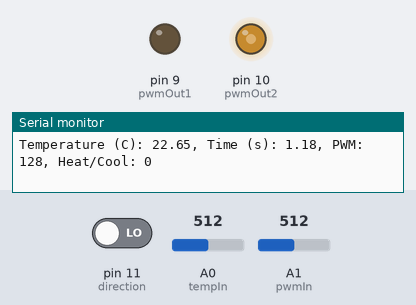
This sketch was run on a simulated Arduino Uno, built with avr-gcc and run on an emulated ATmega328P. Shown: output pins drawn as LEDs (lit = HIGH), the last lines printed to the serial monitor. The test bench sets the inputs (shaded band); at power-on: A1 (pwmIn) = 512, pin 11 (direction) LOW, A0 (tempIn) = 512.

Above: at 1.2 s.
1.3 s: A1 (pwmIn) set to 716
At 3.5 s:
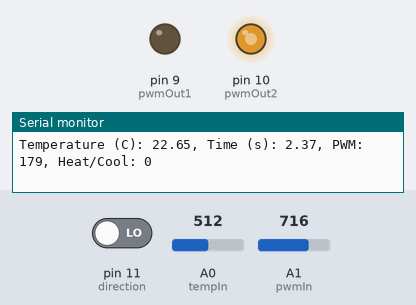
3.8 s: pin 11 (direction) driven HIGH
At 5.5 s:
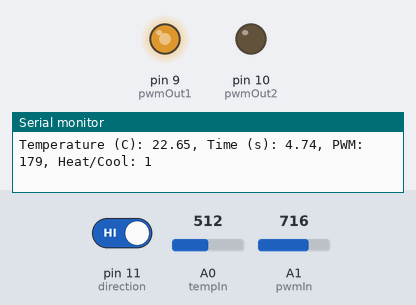
6.2 s: A1 (pwmIn) set to 900
At 7.4 s:
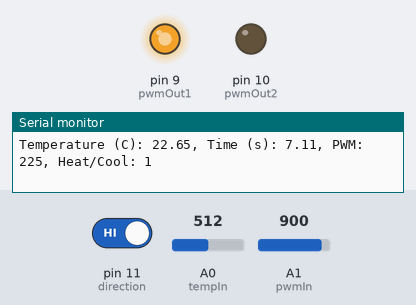
8.6 s: pin 11 (direction) driven LOW
At 10.5 s:
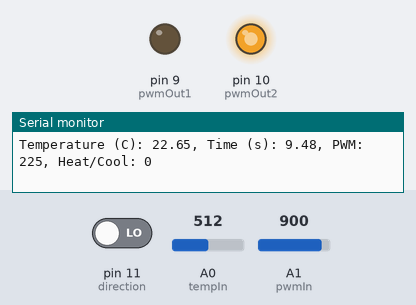
10.9 s: A1 (pwmIn) set to 511
At 12.4 s:
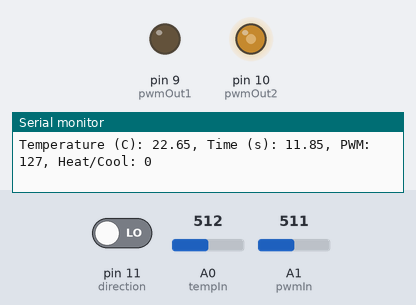
13.3 s: pin 11 (direction) driven HIGH
At 15.6 s:
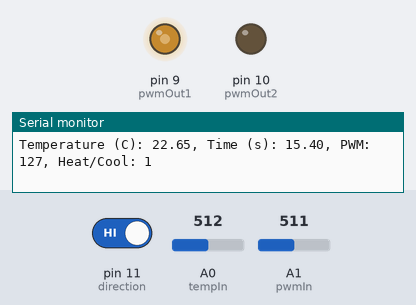
Timing chart, 0 to 16.7 s (numbered marks = the images above; inputs shaded):
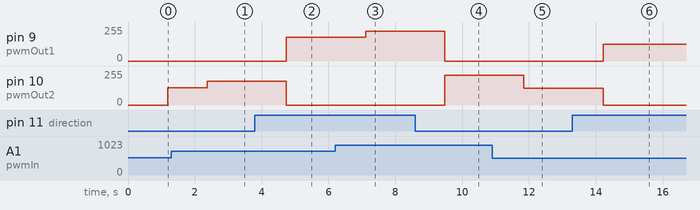

The sketch:

ThermistorTimeSerialOutForMatlab_20230819.ino
```cpp
// Works! August 19, 2023
// All controls for heating and cooling are from Arduino. Matlab displays stripchart.
// Reads voltage into A0 from voltage divider with thermistor as one leg. Averages numMeasurements times.
// Reads voltage into A1 from variable resistor voltage divider to set pwm.
// Reads Heat or Cool command from Arduino pin 11.
// Outputs pwm to pair of pwm pins 9, 10 to heat or cool.

// Thermistor is in leg next to ground and the voltage is read by "tempIn" (pin A0)
// The thermistor is a Epcos, R/T 1008 with R_25 = 2000 ohms. B-parameter equation given in code.
// Outputs temperature (C) and elapsed time (s)
// Example serial line output:
//              Temperature (C): 27.73, Time (s): 645.06

// Matlab reads and plots the results in a stripchart: StripChartTempTimeV3.mlx


const int tempIn = A0;  // Analog input pin from thermistor voltage divider
const int pwmIn = A1;  // Analog input pin from variable resistor for pwm signal
const int numMeasurements = 10000;  // Number of measurements

// power
#define pwmOut1 9
#define pwmOut2 10
#define direction 11


// Fixed resistor value in ohms
//const float fixedResistance = 4670.0; my board
const float fixedResistance = 2195.0; // board in 39 lab

// Thermistor parameters
const float beta = 3560.0;
const float R25 = 2000.0;
const float T0 = 298.15;  // 25°C in Kelvin

void setup() {
  Serial.begin(9600);  // Initialize serial communication
  while (!Serial) {
    ;  // Wait for serial port to connect
  }
  pinMode(direction, INPUT); // Set digital pin 11 as input
}
unsigned long startTime = millis();  // Get the starting time

void loop() {


  // Perform temperature measurements and calculate average
float total = 0;
  for (int i = 0; i < numMeasurements; i++) {
    int sensorValue = analogRead(tempIn);
    total = total + sensorValue;
  }
float average = total / (float)numMeasurements;

    // Convert the analog value to voltage
    float voltage = average * (5.0 / 1023.0);  // Assuming 5V reference voltage

    // Calculate the resistance of the thermistor
    float thermistorResistance = (fixedResistance * voltage) / (5.0 - voltage);

    // Calculate the temperature using the Steinhart-Hart equation. See Wiki Thermistor entry.
    float steinhart = log(thermistorResistance / R25);
    steinhart /= beta;
    steinhart += 1.0 / T0;
    float temperature = 1.0 / steinhart - 273.15;  // temperature in Centigrade

    int pwmAnalogInput = analogRead(pwmIn)/4;  // Voltage divider input. Analog input is 10 bit, but pwm output is 8 bit so divide by 4

  // Check the input on digital pin "direction"
int HeatCool = digitalRead(direction);
  if (HeatCool == 1) { // Heat
    analogWrite(pwmOut1,pwmAnalogInput);
    analogWrite(pwmOut2,0);  //  heating
  }
  else {  // Cool
      analogWrite(pwmOut1,0);
      analogWrite(pwmOut2,pwmAnalogInput);  // cooling
    }

    // Print average temperature and time in seconds
 unsigned long currentTime = millis();
  float elapsedTime = (currentTime - startTime) / 1000.0;
  Serial.print("Temperature (C): ");
  Serial.print(temperature);
  Serial.print(", Time (s): ");
  Serial.print(elapsedTime);
  Serial.print(", PWM: ");
  Serial.print(pwmAnalogInput);
  Serial.print(", Heat/Cool: ");
  Serial.println(HeatCool);
}

    
```

Measured:
- after the input at 1.3 s, pin 10 (pwmOut2): 128/255 → 179/255 after 1.1 s
- after the input at 3.8 s, pin 9 (pwmOut1): 0/255 → 179/255 after 0.94 s; pin 10 (pwmOut2): 179/255 → 0/255 after 0.94 s
- after the input at 6.2 s, pin 9 (pwmOut1): 179/255 → 225/255 after 0.91 s
- after the input at 8.6 s, pin 9 (pwmOut1): 225/255 → 0/255 after 0.88 s; pin 10 (pwmOut2): 0/255 → 225/255 after 0.88 s
- after the input at 10.9 s, pin 10 (pwmOut2): 225/255 → 127/255 after 0.95 s
- after the input at 13.3 s, pin 9 (pwmOut1): 0/255 → 127/255 after 0.92 s; pin 10 (pwmOut2): 127/255 → 0/255 after 0.92 s
